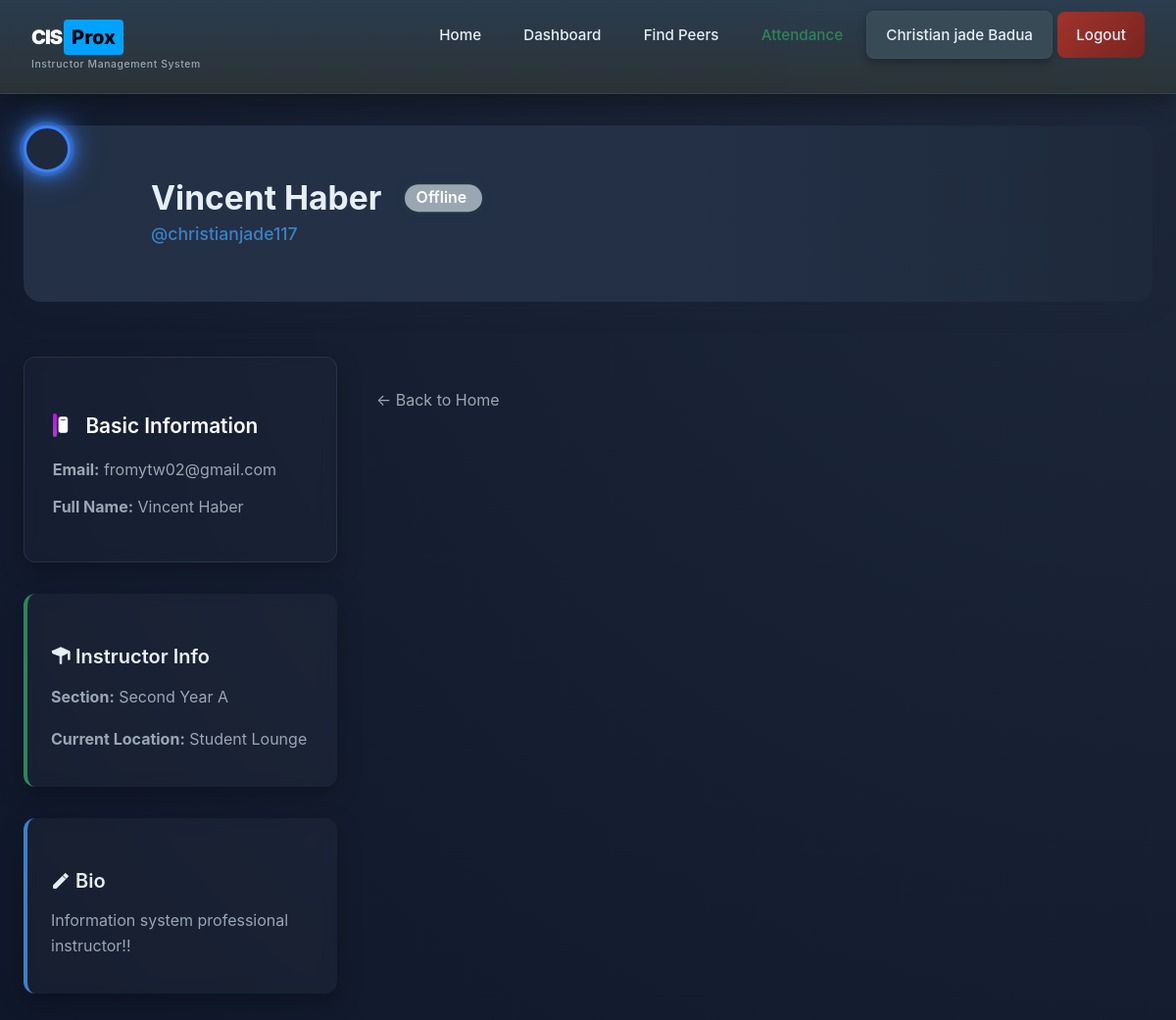
/profile/christianjade117/ (signed in), run on the app's committed database.
### presence_app/models.py (models this page shows, shortened)
class InstructorProfile(models.Model):
    user = models.OneToOneField(User, on_delete=models.CASCADE, related_name='instructor_profile')
    section = models.ForeignKey(Section, on_delete=models.SET_NULL, null=True, blank=True)
    allow_off_network = models.BooleanField(default=False)
    created_at = models.DateTimeField(auto_now_add=True)
    updated_at = models.DateTimeField(auto_now=True)

class Section(models.Model):
    YEAR_CHOICES = [
        ('1', 'First Year'),
        ('2', 'Second Year'),
        ('3', 'Third Year'),
        ('4', 'Fourth Year'),
    ]
    PROGRAM_CHOICES = [
        ('GENERAL', 'General'),
        ('SMP', 'Service Management Program'),
        ('BA', 'Business Administration'),
    ]
    year = models.CharField(max_length=1, choices=YEAR_CHOICES)
    section = models.CharField(max_length=10)  # e.g., 'A', 'B', 'C', 'SMP', 'BA'
    program = models.CharField(max_length=20, choices=PROGRAM_CHOICES, default='GENERAL')
    class Meta:
        unique_together = ('year', 'section', 'program')
        ordering = ['year', 'section']
    def __str__(self):
        year_display = dict(self.YEAR_CHOICES).get(self.year, self.year)
        if self.program != 'GENERAL':
            return f"{year_display} - {self.program}"
        return f"{year_display} {self.section}"

class StudentPresence(models.Model):
    student = models.OneToOneField(User, on_delete=models.CASCADE)
    section = models.ForeignKey(Section, on_delete=models.SET_NULL, null=True, blank=True)
    current_room = models.ForeignKey(Room, on_delete=models.SET_NULL, null=True, blank=True)
    last_seen = models.DateTimeField(auto_now=True)
    is_online = models.BooleanField(default=False)

class Room(models.Model):
    name = models.CharField(max_length=50)
    description = models.TextField(blank=True)

class UserProfile(models.Model):
    user = models.OneToOneField(User, on_delete=models.CASCADE, related_name='profile')
    profile_picture = models.ImageField(upload_to='profile_pictures/', null=True, blank=True)
    bio = models.TextField(blank=True, max_length=500)
    phone_number = models.CharField(max_length=20, blank=True)
    student_id_number = models.CharField(max_length=12, blank=True, help_text="Format: XXX-XXXX-X (8 digits total)")
    created_at = models.DateTimeField(auto_now_add=True)
    updated_at = models.DateTimeField(auto_now=True)
    PRIVACY_PUBLIC = 'PUBLIC'
    PRIVACY_FRIENDS_ONLY = 'FRIENDS_ONLY'
    PRIVACY_ONLY_ME = 'ONLY_ME'
    PRIVACY_CHOICES = [
        (PRIVACY_PUBLIC, 'Everyone'),
        (PRIVACY_FRIENDS_ONLY, 'Connected users'),
        (PRIVACY_ONLY_ME, 'Only me'),
    ]
    privacy_level = models.CharField(max_length=20, choices=PRIVACY_CHOICES, default=PRIVACY_PUBLIC)
    friends = models.ManyToManyField('auth.User', blank=True, related_name='friends_with')

### presence_app/views.py (the view)
# urls.py: path('profile/', views.profile_view, name='profile'),
@login_required(login_url='login')
def profile_view(request, username=None):
    if username:
        user = get_object_or_404(User, username=username)
        is_own_profile = user == request.user
    else:
        user = request.user
        is_own_profile = True
    try:
        profile = user.profile  # type: ignore
    except UserProfile.DoesNotExist:
        profile = UserProfile.objects.create(user=user)
    try:
        presence = user.studentpresence  # type: ignore
    except:
        presence = None
    try:
        instructor_profile_obj = user.instructor_profile
        is_instructor = True
    except InstructorProfile.DoesNotExist:
        instructor_profile_obj = None
        is_instructor = False
    if presence:
        active_signin = SignInRecord.objects.filter(student=user, sign_out_time__isnull=True).exists()
        if not active_signin:
            presence.current_room = None
    if request.method == 'POST' and is_own_profile:
        form = ProfileForm(request.POST, instance=profile)
        if form.is_valid():
            request.user.first_name = form.cleaned_data.get('first_name', '')
            request.user.last_name = form.cleaned_data.get('last_name', '')
            request.user.email = form.cleaned_data.get('email', '')
            request.user.save()
            form.save()
            messages.success(request, '✓ Profile updated successfully!')
            return redirect('profile')
    else:
        initial_data = {
            'first_name': user.first_name,
            'last_name': user.last_name,
            'email': user.email,
        }
        form = ProfileForm(instance=profile, initial=initial_data) if is_own_profile else None
    context = {
        'profile_user': user,
        'profile': profile,
        'presence': presence,
        'is_instructor': is_instructor,
        'instructor_profile_obj': instructor_profile_obj,
        'form': form,
        'is_own_profile': is_own_profile,
    }
    return render(request, 'profile.html', context)

### presence_app/context_processors.py (called while the page is built)
def is_instructor(request):
    if not request.user.is_authenticated:
        return {'is_instructor': False}
    try:
        request.user.instructor_profile
        return {'is_instructor': True}
    except InstructorProfile.DoesNotExist:
        pass
    if request.user.is_staff:
        return {'is_instructor': True}
    return {'is_instructor': False}

### presence_app/templatetags/utils_tags.py (called while the page is built)
@register.filter(name='startswith')
def startswith(value, prefix):
    try:
        return str(value).startswith(str(prefix))
    except Exception:
        return False

### presence_app/templates/profile.html (shortened to what this page needs)
{% extends 'base.html' %}
{% block content %}
<div class="container profile-container">
<div class="profile-banner">
    <div class="profile-banner-inner">
        <div class="profile-avatar-glow">
            <div class="profile-img placeholder profile-img-glow">
            </div>
        </div>
        <div class="profile-header-info">
            <h1 class="profile-header-name">
                {{ profile_user.get_full_name|default:profile_user.username }}
                {% if presence and presence.is_online %}
                    <span class="status-pill online-pill"><span class="online-dot"></span> Online</span>
                {% elif presence %}
                    <span class="status-pill offline-pill">Offline</span>
                {% endif %}
            </h1>
            <div class="profile-header-username">@{{ profile_user.username }}</div>
        </div>
    </div>
</div>
<div class="profile-main-grid">
    <div class="profile-sidebar">
        <div class="profile-card info-card">
            <h3><svg class="icon" xmlns="http://www.w3.org/2000/svg" viewBox="0 0 24 24" aria-hidden="true" focusable="false" width="18" height="18" fill="currentColor"><path d="M9 2h6a2 2 0 0 1 2 2v14a2 2 0 0 1-2 2H9a2 2 0 0 1-2-2V4a2 2 0 0 1 2-2zm0 2v2h6V4H9z"/></svg> Basic Information</h3>
            <p><strong>Email:</strong> {{ profile_user.email|default:"Not provided" }}</p>
            <p><strong>Full Name:</strong> {{ profile_user.get_full_name|default:"Not provided" }}</p>
        </div>
        {% if presence or is_instructor %}
        <div class="profile-card enroll-card">
            <h3><svg class="icon" xmlns="http://www.w3.org/2000/svg" viewBox="0 0 24 24" aria-hidden="true" focusable="false" width="18" height="18" fill="currentColor"><path d="M12 2L1 7l11 5 9-4.09V17h2V7L12 2zM11 12.5V22h2v-9.5l7-3.18V6l-9 4-9-4v3.32z"/></svg> {% if is_instructor %}Instructor Info{% else %}Enrollment{% endif %}</h3>
            {% if is_instructor %}
                {% if instructor_profile_obj and instructor_profile_obj.section %}
                    <p><strong>Section:</strong> {{ instructor_profile_obj.section }}</p>
                {% else %}
                    <p style="color: var(--text-muted);">No section assigned</p>
                {% endif %}
            {% else %}
                {% if presence.section %}
                    <p><strong>Section:</strong> {{ presence.section }}</p>
                {% else %}
                    <p style="color: var(--danger);">Not enrolled yet</p>
                {% endif %}
            {% endif %}
            {% if presence and presence.current_room %}
                <p><strong>Current Location:</strong> {{ presence.current_room.name }}</p>
            {% endif %}
        </div>
        {% endif %}
        {% if profile.bio %}
        <div class="profile-card bio-card">
            <h3><svg class="icon" xmlns="http://www.w3.org/2000/svg" viewBox="0 0 24 24" aria-hidden="true" focusable="false" width="18" height="18" fill="currentColor"><path d="M3 17.25V21h3.75L17.81 9.94l-3.75-3.75L3 17.25zM20.71 7.04a1 1 0 0 0 0-1.41l-2.34-2.34a1 1 0 0 0-1.41 0l-1.83 1.83 3.75 3.75 1.83-1.83z"/></svg> Bio</h3>
            <p style="color: var(--text-muted); line-height: 1.6;">{{ profile.bio }}</p>
        </div>
        {% endif %}
    </div>
    <div class="profile-main-content">
        <div style="text-align: left; margin-top: 2rem;">
            <a href="/" style="color: var(--text-muted); text-decoration: none;">← Back to Home</a>
        </div>
    </div>
</div>
</div>
{% endblock %}

### presence_app/templates/base.html (shortened to what this page needs)
{% load static %}
{% load utils_tags %}
<!DOCTYPE html>
<html lang="en">
<head>
    <link rel="stylesheet" href="{% static 'style.css' %}">
    <link rel="stylesheet" href="{% static 'css/privacy.css' %}?v=2">
</head>
<body>
    <header>
        <nav>
            <div class="nav-container">
                <a href="/" class="logo">
                    <span class="logo-container">
                        <span class="logo-cis">CIS</span>
                        <span class="logo-prox">Prox</span>
                    </span>
                    {% if user.is_authenticated %}
                        {% if is_instructor %}
                            <small class="logo-sub">Instructor Management System</small>
                        {% else %}
                            <small class="logo-sub">Student Presence System</small>
                        {% endif %}
                    {% else %}
                        <small class="logo-sub">Presence System</small>
                    {% endif %}
                </a>
                <ul class="nav-links" id="navLinks">
                    <li><a href="/" class="nav-link {% if request.path == '/' %}active{% endif %}">Home</a></li>
                    {% if user.is_authenticated %}
                        <li><a href="/dashboard/" class="nav-link {% if request.path == '/dashboard/' %}active{% endif %}">Dashboard</a></li>
                        {% if user.instructor_profile %}
                            {% url 'instructor_dashboard' as instructor_dashboard_url %}
                            {% url 'instructor_manage_signout' as instructor_manage_url %}
                            <li><a href="{{ instructor_dashboard_url }}" class="nav-link accent {% if request.path == instructor_dashboard_url %}active{% endif %}">FRC</a></li>
                            <li><a href="{{ instructor_manage_url }}" class="nav-link accent {% if request.path == instructor_manage_url %}active{% endif %}">Manage</a></li>
                            <li><a href="/laboratory/history/" class="nav-link accent {% if request.path == '/laboratory/history/' %}active{% endif %}">Lab History</a></li>
                        {% else %}
                            <li><a href="/search/" class="nav-link {% if request.path == '/search/' %}active{% endif %}">Find Peers</a></li>
                            <li><a href="/attendance/" class="nav-link success {% if request.path == '/attendance/' %}active{% endif %}">Attendance</a></li>
                        {% endif %}
                        <li><a href="/profile/" class="nav-link user {% if request.path == '/profile/' or request.path|startswith:'/profile/' %}active{% endif %}">{{ request.user.get_full_name|default:request.user.username }}</a></li>
                        <li><a href="/logout/" class="btn-logout">Logout</a></li>
                    {% else %}
                        <li><a href="/login/" class="nav-link {% if '/login' in request.path %}active{% endif %}">Login</a></li>
                        <li><a href="/register/" class="nav-link {% if '/register' in request.path %}active{% endif %}">Register</a></li>
                    {% endif %}
                </ul>
            </div>
        </nav>
    </header>
    <main>
        {% block content %}{% endblock %}
    </main>
</body>
</html>

### data on the page
InstructorProfile: section "Second Year A"
StudentPresence: current_room.name "Student Lounge"
UserProfile: bio "Information system professional instructor!!"

### other printed values
{{ request.user.get_full_name|default:request.user.username }} "Christian jade Badua"
{{ profile_user.get_full_name|default:profile_user.username }} "Vincent Haber"
{{ profile_user.username }} "christianjade117"
{{ profile_user.email|default:"Not provided" }} "fromytw02@gmail.com"
{{ profile_user.get_full_name|default:"Not provided" }} "Vincent Haber"
